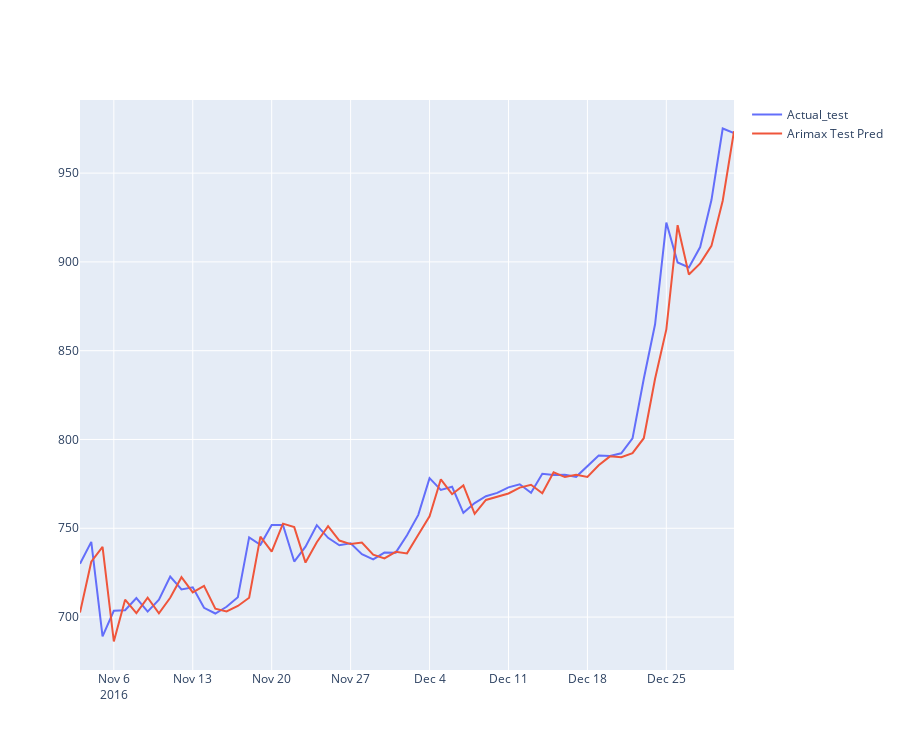

Here is the notebook cell this chart was saved with:
### Code cell
print('Printing Predicted vs Expected Values...\n')

# Fit ARIMA model and make predictions on the test set
for t in range(len(test_arima)):
    model = ARIMA(history, order=(2, 1, 0))
    model_fit = model.fit()
    
    output = model_fit.forecast(steps=1)
    
    pred_value = np.exp(output[0])  # Extracting the forecasted value from the output array
    original_value = np.exp(test_arima[t])
    
    history.append(test_arima[t])  # Update the history with the original value (not the log transformed)
    
    # Calculating the error
    error = ((abs(pred_value - original_value)) / original_value) * 100
    error_list.append(error)
    print('predicted = %f, expected = %f, error = %f%%' % (pred_value, original_value, error))
    
    predictions.append(float(pred_value))
    originals.append(float(original_value))

# Calculate mean error on the test set   
mean_error = sum(error_list) / float(len(error_list))
print('\nMean Error in Predicting Test Case Articles: %f%%' % mean_error)

# naive_test = mean_squared_error(originals, originals.shift(1).bfill(), squared=False)
# print("Naive Test:", naive_test)
# print("***********************************************************************************")
rmse_arima = mean_squared_error(originals, predictions, squared=False)
print('Naive Test:', naive_test)
print("Root Mean Squared Error (ARIMA):", rmse_arima)

import plotly.graph_objects as go

fig = go.Figure()
fig.add_trace(go.Scatter(x=test_arima.index[1:], y=originals, name="Actual_test"))
fig.add_trace(go.Scatter(x=test_arima.index[1:], y=predictions, name="Arimax Test Pred"))

fig.update_layout(height=750)
fig.show()
